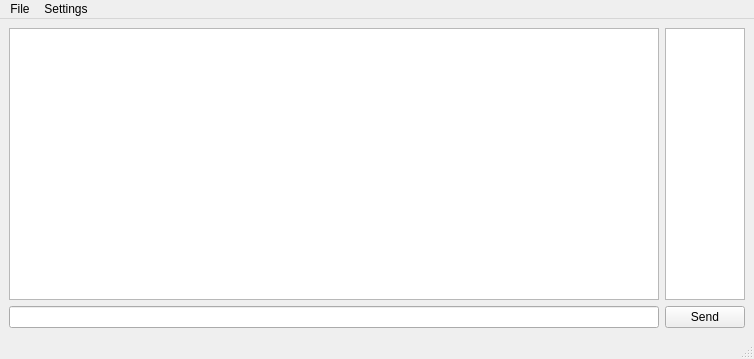
<?xml version="1.0" encoding="UTF-8"?>
<ui version="4.0">
 <class>Client</class>
 <widget class="QMainWindow" name="Client">
  <property name="geometry">
   <rect>
    <x>0</x>
    <y>0</y>
    <width>754</width>
    <height>359</height>
   </rect>
  </property>
  <property name="windowTitle">
   <string>MainWindow</string>
  </property>
  <widget class="QWidget" name="centralwidget">
   <layout class="QGridLayout" name="gridLayout">
    <item row="0" column="0">
     <widget class="QTextBrowser" name="messageBrowser">
      <property name="minimumSize">
       <size>
        <width>650</width>
        <height>0</height>
       </size>
      </property>
     </widget>
    </item>
    <item row="0" column="1">
     <widget class="UserListWidget" name="userListWidget">
      <property name="maximumSize">
       <size>
        <width>300</width>
        <height>16777215</height>
       </size>
      </property>
     </widget>
    </item>
    <item row="1" column="0">
     <widget class="QLineEdit" name="newMessageLine">
      <property name="minimumSize">
       <size>
        <width>650</width>
        <height>0</height>
       </size>
      </property>
     </widget>
    </item>
    <item row="1" column="1">
     <widget class="QPushButton" name="sendMessageButton">
      <property name="maximumSize">
       <size>
        <width>300</width>
        <height>16777215</height>
       </size>
      </property>
      <property name="text">
       <string>Send</string>
      </property>
     </widget>
    </item>
   </layout>
  </widget>
  <widget class="QMenuBar" name="menubar">
   <property name="geometry">
    <rect>
     <x>0</x>
     <y>0</y>
     <width>754</width>
     <height>21</height>
    </rect>
   </property>
   <widget class="QMenu" name="menuFile">
    <property name="title">
     <string>File</string>
    </property>
    <addaction name="connectToServerButton"/>
    <addaction name="disconnectButton"/>
    <addaction name="saveHistoryButton"/>
    <addaction name="exitButton"/>
   </widget>
   <widget class="QMenu" name="menuSettings">
    <property name="title">
     <string>Settings</string>
    </property>
    <widget class="QMenu" name="menuStatus">
     <property name="title">
      <string>Status</string>
     </property>
    </widget>
    <addaction name="serverSettingsButton"/>
    <addaction name="usernameSettingsButton"/>
    <addaction name="menuStatus"/>
   </widget>
   <addaction name="menuFile"/>
   <addaction name="menuSettings"/>
  </widget>
  <widget class="QStatusBar" name="statusbar"/>
  <action name="connectToServerButton">
   <property name="text">
    <string>Connect to server</string>
   </property>
  </action>
  <action name="disconnectButton">
   <property name="text">
    <string>Disconnect</string>
   </property>
  </action>
  <action name="saveHistoryButton">
   <property name="text">
    <string>Save history to XML file</string>
   </property>
  </action>
  <action name="exitButton">
   <property name="text">
    <string>Exit</string>
   </property>
  </action>
  <action name="serverSettingsButton">
   <property name="text">
    <string>Server: </string>
   </property>
  </action>
  <action name="usernameSettingsButton">
   <property name="text">
    <string>Username</string>
   </property>
  </action>
  <action name="actionbebra">
   <property name="text">
    <string>bebra</string>
   </property>
  </action>
 </widget>
 <customwidgets>
  <customwidget>
   <class>UserListWidget</class>
   <extends>QListWidget</extends>
   <header>userlistwidget.h</header>
  </customwidget>
 </customwidgets>
 <resources/>
 <connections/>
</ui>
